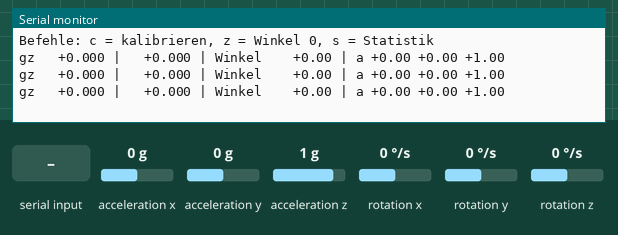
Simulated run of this program. Board: ESP32. Parts: the last lines printed to the serial monitor. Wiring (inferred from the names in the program): MPU-9250 motion sensor at I2C address 0x68. The inputs (shaded band) are chosen by the test bench; at power-on: rotation z 0 °/s, acceleration x 0 g, acceleration y 0 g, acceleration z 1 g, rotation x 0 °/s, rotation y 0 °/s.

Above: at 5.4 s.
5.5 s: rotation z set to -192 °/s
At 6.2 s:
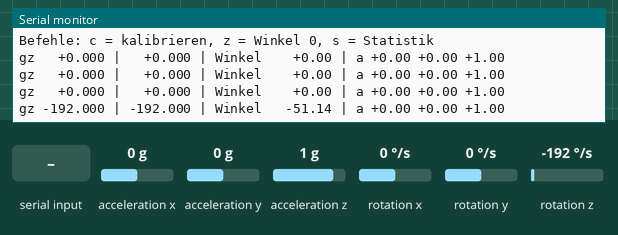
7.7 s: "z" received over Serial
At 8.7 s:
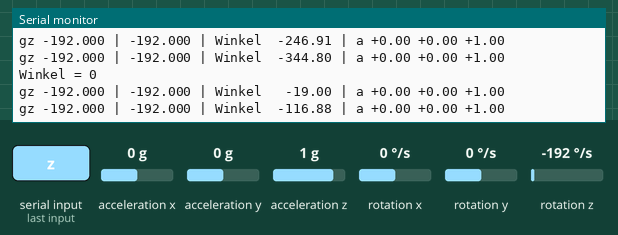
9.2 s: "s" received over Serial
At 9.31 s:
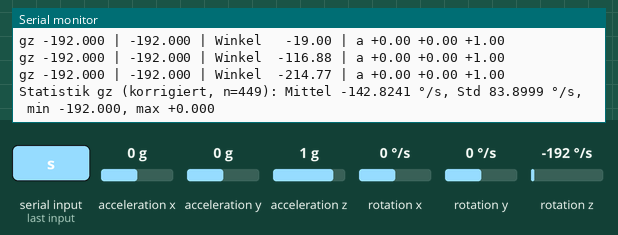
10.7 s: rotation z set to 0 °/s
At 11.3 s:
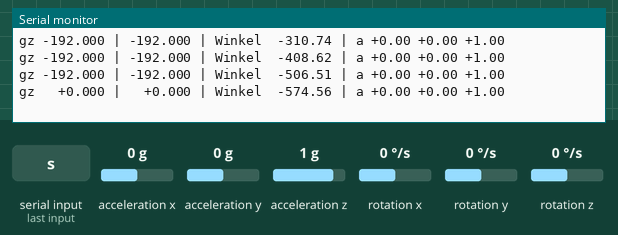
12.8 s: rotation z set to 12 °/s
At 13.3 s:
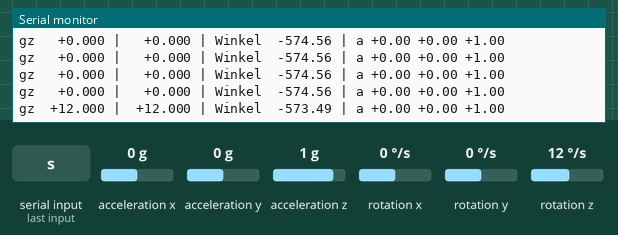
14.8 s: "z" received over Serial
At 15.3 s:
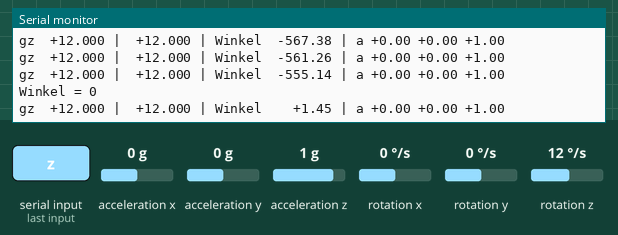
Timing chart, 0 to 17.8 s (numbered marks = the images above; inputs shaded):
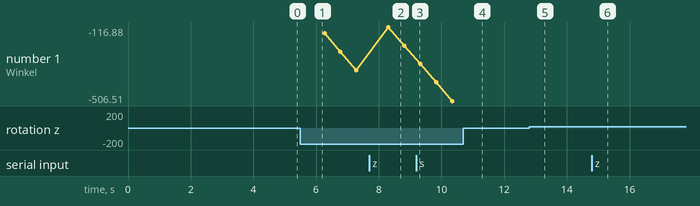

Measured:
- after the input at 5.5 s, the serial monitor: prints a new line after 0.26 s (image 1)
- after the input at 7.7 s, the serial monitor: prints a new line at once (image 2)
- after the input at 9.2 s, the serial monitor: prints a new line at once (image 3)
- after the input at 10.7 s, the serial monitor: prints a new line after 0.15 s (image 4)
- after the input at 12.8 s, the serial monitor: prints a new line after 0.09 s (image 5)
- after the input at 14.8 s, the serial monitor: prints a new line at once (image 6)
- plotted number 1: -344.8 → -214.77 after the input at 7.7 s, -214.77 → -506.51 after the input at 9.2 s

The program:

main.cpp
```cpp
// Stufe 11f-a: IMU-Test (Modul "MPU-92.65", I2C 0x68) – Chipkennung, Gyroskop-Nullpunkt, Rauschen, Drift.
// Kein micro-ROS, keine Motorbefehle, kein Display. Ausgabe im seriellen Monitor (115200 Baud).
// Direkter Registerzugriff (keine Bibliothek), damit jeder Schritt nachvollziehbar ist.
// Registeradressen der MPU-6500/9250-Familie (Register Map des Herstellers):
//   0x6B PWR_MGMT_1, 0x1A CONFIG, 0x1B GYRO_CONFIG, 0x1C ACCEL_CONFIG,
//   0x3B ACCEL_XOUT_H … 0x48 GYRO_ZOUT_L (14 Byte am Stück), 0x75 WHO_AM_I
// Erwartete WHO_AM_I-Werte: 0x71 MPU-9250, 0x73 MPU-9255, 0x70 MPU-6500, 0x68 MPU-6050 (zur Einordnung).
//
// Befehle im Monitor:  c = Nullpunkt kalibrieren (Roboter 3 s NICHT bewegen)
//                      z = Winkel auf 0 setzen
//                      s = Statistik der letzten 5 s (Rauschen)
// Stand 09.10.2026: UNGETESTET.
#include <Arduino.h>
#include <Wire.h>

static const int     I2C_SDA = 21;           // Anleitung 4.2.3
static const int     I2C_SCL = 22;
static const uint8_t IMU_ADDR = 0x68;        // I2C-Scan 08.10.2026
static const float   GYRO_LSB_PER_DPS = 131.0f;   // Messbereich ±250 °/s (GYRO_CONFIG = 0)
static const float   ACCEL_LSB_PER_G = 16384.0f;  // Messbereich ±2 g (ACCEL_CONFIG = 0)
static const uint32_t SAMPLE_PERIOD_US = 10000;   // 100 Hz
static const uint32_t PRINT_PERIOD_MS = 500;

float gyroBiasZ = 0.0f;      // °/s
float angleZ = 0.0f;         // integrierter Winkel um die Hochachse [°]
uint32_t lastSampleUs = 0;
uint32_t lastPrintMs = 0;

// Statistik (Rauschen) über ein gleitendes 5-s-Fenster
static const int STAT_N = 500;
float statBuf[STAT_N];
int statIdx = 0;
int statCount = 0;

bool writeReg(uint8_t reg, uint8_t val) {
  Wire.beginTransmission(IMU_ADDR);
  Wire.write(reg);
  Wire.write(val);
  return Wire.endTransmission() == 0;
}

bool readRegs(uint8_t reg, uint8_t *buf, size_t n) {
  Wire.beginTransmission(IMU_ADDR);
  Wire.write(reg);
  if (Wire.endTransmission(false) != 0) {    // Repeated Start
    return false;
  }
  if (Wire.requestFrom((int)IMU_ADDR, (int)n) != (int)n) {
    return false;
  }
  for (size_t i = 0; i < n; i++) {
    buf[i] = Wire.read();
  }
  return true;
}

struct ImuRaw {
  int16_t ax, ay, az, temp, gx, gy, gz;
};

bool readImu(ImuRaw &r) {
  uint8_t b[14];
  if (!readRegs(0x3B, b, sizeof(b))) {
    return false;
  }
  r.ax   = (int16_t)((b[0] << 8) | b[1]);    // Big-Endian laut Datenblatt
  r.ay   = (int16_t)((b[2] << 8) | b[3]);
  r.az   = (int16_t)((b[4] << 8) | b[5]);
  r.temp = (int16_t)((b[6] << 8) | b[7]);
  r.gx   = (int16_t)((b[8] << 8) | b[9]);
  r.gy   = (int16_t)((b[10] << 8) | b[11]);
  r.gz   = (int16_t)((b[12] << 8) | b[13]);
  return true;
}

void calibrate() {
  Serial.println("Kalibrierung: Roboter 3 s NICHT bewegen ...");
  delay(500);
  double sum = 0.0;
  int n = 0;
  uint32_t t0 = millis();
  while (millis() - t0 < 3000) {
    ImuRaw r;
    if (readImu(r)) {
      sum += r.gz / GYRO_LSB_PER_DPS;
      n++;
    }
    delay(5);
  }
  if (n > 0) {
    gyroBiasZ = (float)(sum / n);
  }
  angleZ = 0.0f;
  statCount = statIdx = 0;
  Serial.printf("Nullpunkt gz = %+.4f °/s (n = %d)\n", gyroBiasZ, n);
}

void printStats() {
  if (statCount < 10) {
    Serial.println("Noch zu wenige Werte für die Statistik.");
    return;
  }
  double mean = 0.0;
  for (int i = 0; i < statCount; i++) mean += statBuf[i];
  mean /= statCount;
  double var = 0.0;
  float mn = statBuf[0], mx = statBuf[0];
  for (int i = 0; i < statCount; i++) {
    var += (statBuf[i] - mean) * (statBuf[i] - mean);
    mn = min(mn, statBuf[i]);
    mx = max(mx, statBuf[i]);
  }
  var /= (statCount - 1);
  Serial.printf("Statistik gz (korrigiert, n=%d): Mittel %+.4f °/s, Std %.4f °/s, min %+.3f, max %+.3f\n",
                statCount, mean, sqrt(var), mn, mx);
}

void setup() {
  Serial.begin(115200);
  delay(500);
  Serial.println("\n=== IMU-Test (I2C 0x68) ===");
  Wire.begin(I2C_SDA, I2C_SCL);
  Wire.setClock(400000);

  uint8_t who = 0;
  if (!readRegs(0x75, &who, 1)) {
    Serial.println("FEHLER: keine Antwort von 0x68");
  } else {
    const char *name = who == 0x71 ? "MPU-9250" : who == 0x73 ? "MPU-9255" :
                       who == 0x70 ? "MPU-6500" : who == 0x68 ? "MPU-6050" : "unbekannt";
    Serial.printf("WHO_AM_I = 0x%02X (%s)\n", who, name);
  }

  bool ok = writeReg(0x6B, 0x00);            // aus dem Schlafmodus wecken, interner Takt
  delay(100);
  ok &= writeReg(0x6B, 0x01);                // Takt vom Gyroskop (PLL), stabiler
  ok &= writeReg(0x1A, 0x03);                // digitaler Tiefpass (DLPF_CFG = 3)
  ok &= writeReg(0x1B, 0x00);                // Gyroskop ±250 °/s
  ok &= writeReg(0x1C, 0x00);                // Beschleunigung ±2 g
  Serial.printf("Konfiguration %s\n", ok ? "ok" : "FEHLER");
  delay(100);

  calibrate();
  Serial.println("Ausgabe alle 0,5 s: gz roh [°/s] | gz korrigiert | Winkel z [°] | a [g] x y z");
  Serial.println("Befehle: c = kalibrieren, z = Winkel 0, s = Statistik");
  lastSampleUs = micros();
}

void loop() {
  uint32_t nowUs = micros();
  if (nowUs - lastSampleUs >= SAMPLE_PERIOD_US) {
    float dt = (nowUs - lastSampleUs) * 1e-6f;   // tatsächliche Zeit seit der letzten Messung
    lastSampleUs = nowUs;
    ImuRaw r;
    if (readImu(r)) {
      float gz = r.gz / GYRO_LSB_PER_DPS;
      float gzc = gz - gyroBiasZ;
      angleZ += gzc * dt;                     // Integration (Rechteckregel)
      statBuf[statIdx] = gzc;
      statIdx = (statIdx + 1) % STAT_N;
      if (statCount < STAT_N) statCount++;

      if (millis() - lastPrintMs >= PRINT_PERIOD_MS) {
        lastPrintMs = millis();
        Serial.printf("gz %+8.3f | %+8.3f | Winkel %+8.2f | a %+.2f %+.2f %+.2f\n",
                      gz, gzc, angleZ, r.ax / ACCEL_LSB_PER_G, r.ay / ACCEL_LSB_PER_G,
                      r.az / ACCEL_LSB_PER_G);
      }
    } else {
      Serial.println("Lesefehler I2C");
    }
  }
  while (Serial.available() > 0) {
    char c = Serial.read();
    if (c == 'c') calibrate();
    else if (c == 'z') { angleZ = 0.0f; Serial.println("Winkel = 0"); }
    else if (c == 's') printStats();
  }
}
```
